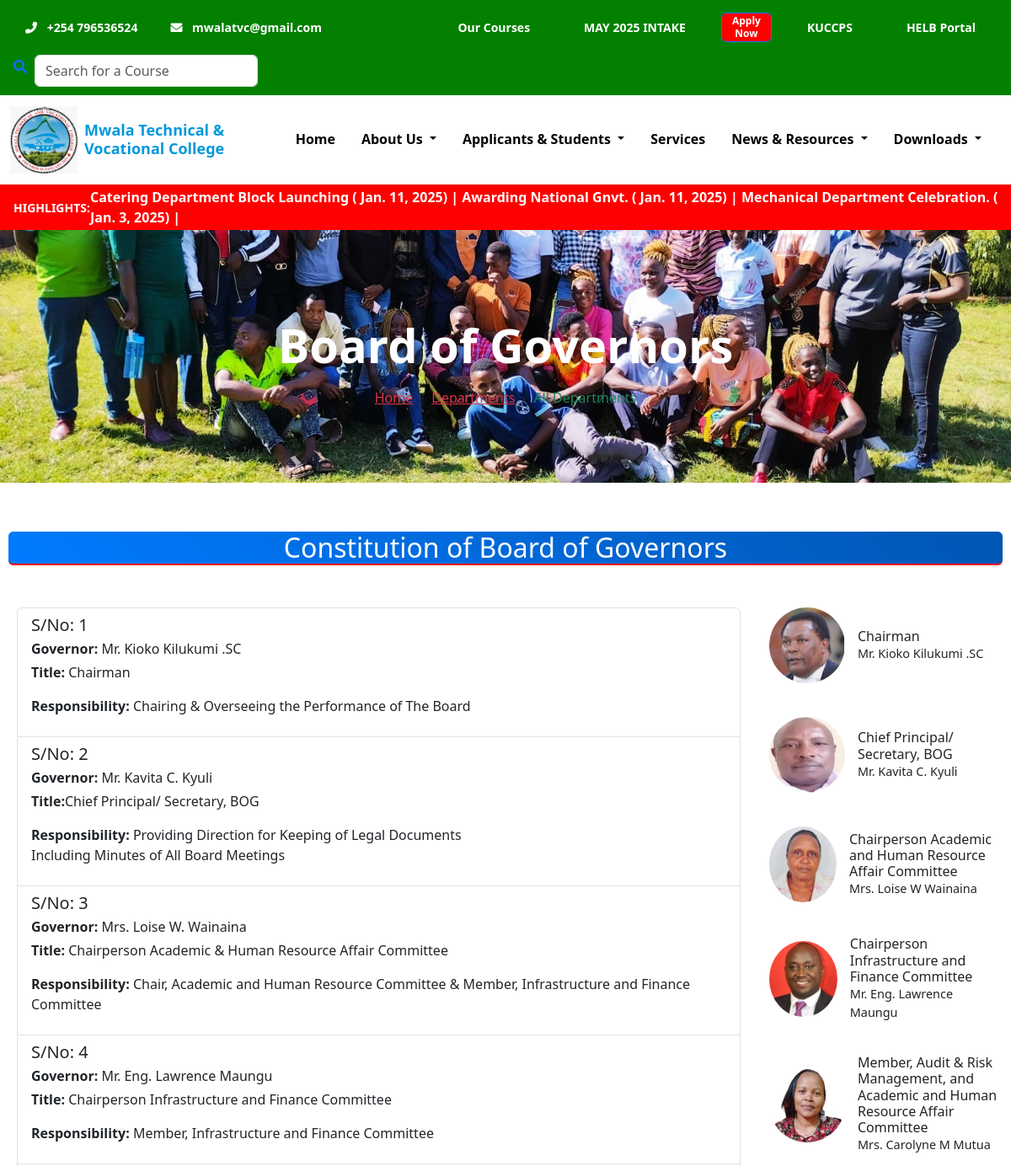
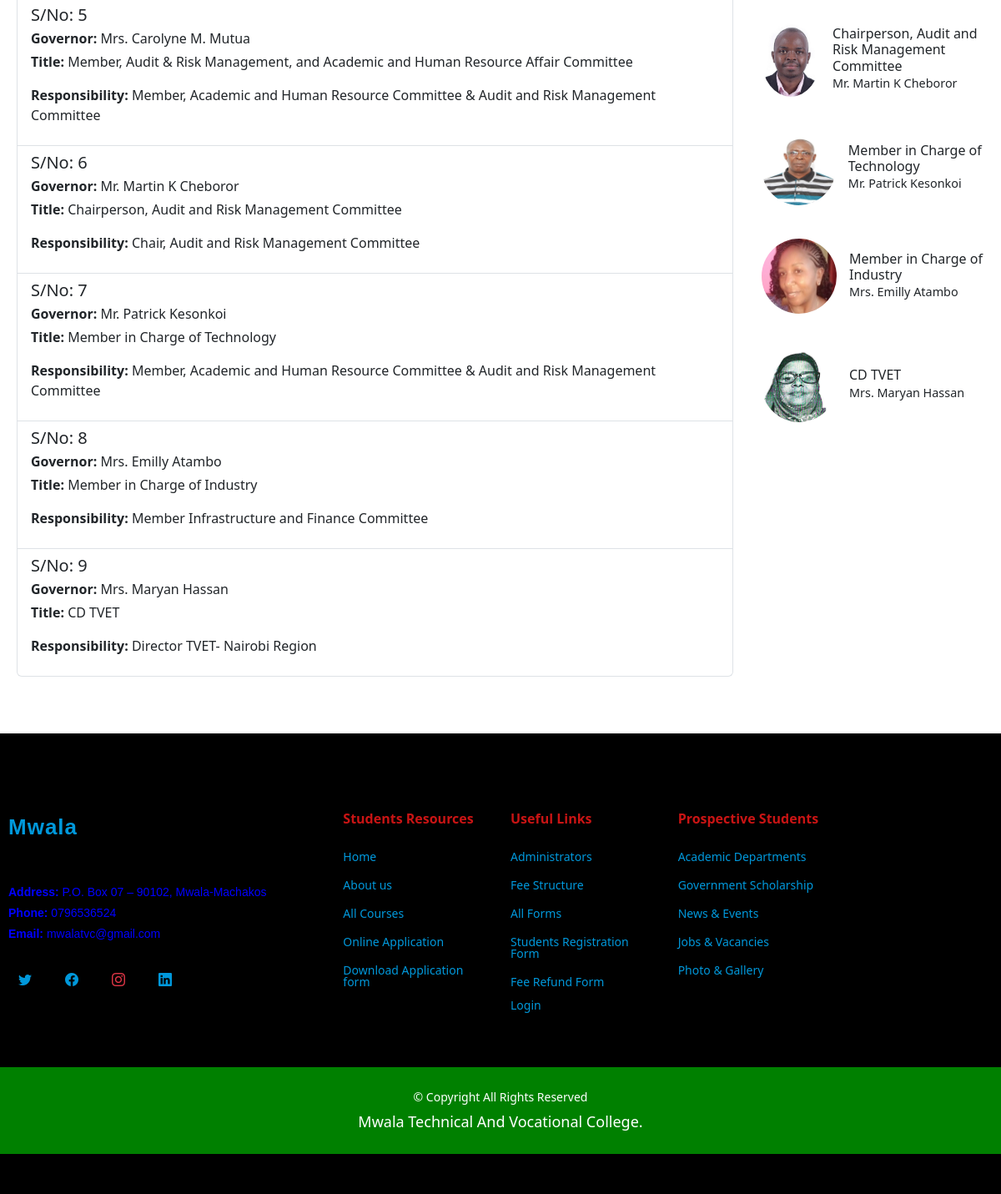
Page /bog/ on the committed database (2 pictures, top to bottom).
### mwala_app/models.py (models this page shows, shortened)
class News(models.Model):
    title = models.CharField(max_length=200)  # Title of the news
    description = RichTextUploadingField()  # Description of the news
    image = models.ImageField(upload_to='news/images/')  # Image file, stored in 'news/images/' directory
    video_attachment = models.FileField(upload_to='news/videos/', blank=True, null=True)  # Optional video attachment
    date = models.DateField()  # Date of the news

### mwala_app/views.py (the view)
# urls.py: path('bog/', views.Bog, name='bog'),
def Bog(request):
    return render(request, 'bog.html')

### mwala_app/context_processors.py (called while the page is built)
def supporting_department(request):
    supporting_departments = SupportingDepartment.objects.all()
    return {'supporting_departments': supporting_departments}

def academic_departments(request):
    departments = Department.objects.all()
    return {
        'departments': departments
    }

def studentAffairs(request):
    all_student_affairs = StudentAffairs.objects.all()
    return {'all_student_affairs': all_student_affairs}

def breaking_news(request):
    recent_news = News.objects.order_by('-date')[:5]
    return {'breaking_news': recent_news}

def courses_search(request):
    query = request.GET.get('q', '')  # Get the search query from the URL
    courses = Course.objects.all()  # Get all courses
    if query:
        courses = courses.filter(
            Q(course_name__icontains=query) | Q(description__icontains=query)
        )
    return {
        'courses': courses,
        'query': query,
    }

def administration_context(request):
    administrators = Administration.objects.all()
    admin_count = administrators.count()
    return {
        'administrators': administrators,
        'admin_count': admin_count,
    }

def news_context(request):
    limited_news = News.objects.all()[:3]
    news = News.objects.all()
    popular_news = News.objects.order_by('-date')[:5]
    recent_news = News.objects.order_by('-date')[:5]
    return {
        'news': news,
        'popular_news': popular_news,
        'recent_news': recent_news,
        'limited_news': limited_news,
    }

def collage_gallery_context(request):
    first_8_images = ImageGallery.objects.all()[:4]  # Fetch the first 4 images
    all_images = ImageGallery.objects.all()  # Fetch all images
    return {
        'first_8_images': first_8_images,
        'all_images': all_images,
    }

### templates/bog.html (shortened to what this page needs)
{% extends 'base.html' %}
{% load static %}
{% block content %}
<section class="breadcrumb-section text-white d-flex align-items-center"
style="background-image: url('{% static "assets/images/mwala_img3.jpg" %}'); height: 300px; background-size: cover; background-position: center;">
<div class="container">
<div class="row justify-content-center">
    <div class="col-lg-8 text-center">
        <div class="breadcrumb__text">
            <h1 class="display-4 fw-bold mb-3">Board of Governors</h1>
            <nav class="breadcrumb d-inline-flex bg-transparent p-0">
                <a href="{% url 'mwala_app:index' %}" class="breadcrumb-item text-danger">Home</a>
                <a href="{% url 'mwala_app:index' %}" class="breadcrumb-item text-danger">Departments</a>
                <span class="breadcrumb-item active text-success">All Departments</span>
            </nav>
        </div>
    </div>
</div>
</div>
</section>
<div class="container my-5">
    <div class="card-header text-white rounded mb-3" style="background-color: #0098DB; border-bottom: 2px solid red;">
        <h2 class="text-center mb-0">Constitution of Board of Governors</h2>
    </div>
    <div class="row">
    <div class="col-md-9">
        <div class="container mt-4">
            <div class="list-group">
                <div class="list-group-item">
                    <h5 class="mb-1">S/No: 1</h5>
                    <p class="mb-1"><strong>Governor:</strong> Mr. Kioko Kilukumi .SC</p>
                    <p><strong>Title:</strong> Chairman</p>
                    <p><strong>Responsibility:</strong> Chairing & Overseeing the Performance of The Board</p>
                </div>
                <div class="list-group-item">
                    <h5 class="mb-1">S/No: 2</h5>
                    <p class="mb-1"><strong>Governor:</strong> Mr. Kavita C. Kyuli</p>
                    <p><strong>Title:</strong>Chief Principal/ Secretary, BOG</p>
                    <p><strong>Responsibility:</strong> Providing Direction for Keeping of Legal Documents<br>Including Minutes of All Board Meetings</p>
                </div>
                <div class="list-group-item">
                    <h5 class="mb-1">S/No: 3</h5>
                    <p class="mb-1"><strong>Governor:</strong> Mrs. Loise W. Wainaina</p>
                    <p><strong>Title:</strong> Chairperson Academic & Human Resource Affair Committee</p>
                    <p><strong>Responsibility:</strong> Chair, Academic and Human Resource Committee & Member, Infrastructure and Finance Committee</p>
                </div>
                <div class="list-group-item">
                    <h5 class="mb-1">S/No: 4</h5>
                    <p class="mb-1"><strong>Governor:</strong> Mr. Eng. Lawrence Maungu</p>
                    <p><strong>Title:</strong> Chairperson Infrastructure and Finance Committee</p>
                    <p><strong>Responsibility:</strong> Member, Infrastructure and Finance Committee</p>
                </div>
                <div class="list-group-item">
                    <h5 class="mb-1">S/No: 5</h5>
                    <p class="mb-1"><strong>Governor:</strong> Mrs. Carolyne M. Mutua</p>
                    <p><strong>Title:</strong> Member, Audit & Risk Management, and Academic and Human Resource Affair Committee</p>
                    <p><strong>Responsibility:</strong> Member, Academic and Human Resource Committee & Audit and Risk Management Committee</p>
                </div>
                <div class="list-group-item">
                    <h5 class="mb-1">S/No: 6</h5>
                    <p class="mb-1"><strong>Governor:</strong> Mr. Martin K Cheboror</p>
                    <p><strong>Title:</strong> Chairperson, Audit and Risk Management Committee</p>
                    <p><strong>Responsibility:</strong> Chair, Audit and Risk Management Committee</p>
                </div>
                <div class="list-group-item">
                    <h5 class="mb-1">S/No: 7</h5>
                    <p class="mb-1"><strong>Governor:</strong> Mr. Patrick Kesonkoi</p>
                    <p><strong>Title:</strong> Member in Charge of Technology</p>
                    <p><strong>Responsibility:</strong> Member, Academic and Human Resource Committee & Audit and Risk Management Committee</p>
                </div>
                <div class="list-group-item">
                    <h5 class="mb-1">S/No: 8</h5>
                    <p class="mb-1"><strong>Governor:</strong> Mrs. Emilly Atambo</p>
                    <p><strong>Title:</strong> Member in Charge of Industry</p>
                    <p><strong>Responsibility:</strong> Member Infrastructure and Finance Committee</p>
                </div>
                <div class="list-group-item">
                    <h5 class="mb-1">S/No: 9</h5>
                    <p class="mb-1"><strong>Governor:</strong> Mrs. Maryan Hassan</p>
                    <p><strong>Title:</strong> CD TVET</p>
                    <p><strong>Responsibility:</strong> Director TVET- Nairobi Region</p>
                </div>
            </div>
        </div>
    </div>
<div class="col-md-3 mt-4 member-styles">
    <div class="member">
        <img src="{% static  'assets\images\chairman.png'  %}" alt="Kioko Kilukumi">
        <div>
            <h6>Chairman</h6>
            <p>Mr. Kioko Kilukumi .SC</p>
        </div>
    </div>
    <div class="member">
        <img src="{% static  'assets\images\secretarybog.jpg'  %}" alt="Principal/ Secretary, BOG">
        <div>
            <h6> Chief Principal/ Secretary, BOG</h6>
            <p>Mr. Kavita C. Kyuli</p>
        </div>
    </div>
    <div class="member">
        <img src="{% static 'assets\images\member_leadership.png' %}" alt="Loise W Wainaina">
        <div>
            <h6>Chairperson Academic and Human Resource Affair Committee </h6>
            <p> Mrs. Loise W Wainaina</p>
        </div>
    </div>
    <div class="member">
        <img src="{% static  'assets\images\incharge_finance.png'  %}" alt="Eng. Lawrence Maungu">
        <div>
            <h6>Chairperson Infrastructure and Finance Committee </h6>
            <p>Mr. Eng. Lawrence Maungu</p>
        </div>
    </div>
    <div class="member">
        <img src="{% static  'assets\images\incharge_ict.png'  %}" alt="Alice Mutai">
        <div>
            <h6>Member, Audit & Risk Management, and Academic and Human Resource Affair Committee</h6>
            <p>Mrs. Carolyne M Mutua</p>
        </div>
    </div>
    <div class="member">
        <img src="{% static  'assets\images\incharge_engineering.jpg'  %}" alt="Martin K Cheboror">
        <div>
            <h6>Chairperson, Audit and Risk Management Committee </h6>
            <p>Mr. Martin K Cheboror</p>
        </div>
    </div>
    <div class="member">
        <img src="{% static  'assets\images\technologybog.jpg'  %}" alt="Patrick Kesonkoi">
        <div>
            <h6>Member in Charge of Technology</h6>
            <p>Mr. Patrick Kesonkoi</p>
        </div>
    </div>
    <div class="member">
        <img src="{% static  'assets\images\industrybog.png'  %}" alt=" Emilly Atambo">
        <div>
            <h6>Member in Charge of Industry </h6>
            <p>Mrs. Emilly Atambo</p>
        </div>
    </div>
    <div class="member">
        <img src="{% static  'assets\images\directorbog.png'  %}" alt="Mrs. Maryan Hassan">
        <div>
            <h6>CD TVET</h6>
            <p>Mrs. Maryan Hassan</p>
        </div>
    </div>
</div>
    </div>
</div>
{% endblock %}

### templates/header.html (shortened to what this page needs)
{% load static %}
<header class="bg-light">
    <div class="main-nav d-flex justify-content-between align-items-center flex-wrap w-100">
        <div class="contact-info d-flex align-items-center">
            <a href="tel:+254712345678" class="text-white me-4">
                <i class="fas fa-phone-alt me-2"></i> +254 796536524
            </a>
            <a href="mailto:mwalatvc@gmail.com" class="text-white">
                <i class="fas fa-envelope me-2"></i> mwalatvc@gmail.com
            </a>
        </div>
        <nav class="nav-links">
            <a href="{% url 'mwala_app:allCourses' %}">Our Courses</a>
            <a href="{% url 'mwala_app:onlineApplication' %}">MAY 2025 INTAKE</a>
            <a href="{% url 'mwala_app:onlineApplication' %}" class="btn btn-danger move" style="font-size: 10px; color: white; background-color: red; text-align: center; margin:5px; font-size: 12px;">Apply Now</a>
            <a href="https://students.kuccps.net/login/">KUCCPS</a>
            <a href="https://portal.hef.co.ke/auth/signin" class="special-link">HELB Portal</a>
        </nav>
        <div class="nav-item-search d-flex align-items-center">
            <button id="searchToggle" class="btn btn-link p-0 me-2">
                <i class="fas fa-search"></i>
            </button>
            <form action="{% url 'mwala_app:allCourses' %}" method="get">
                <input type="text" name="q" id="searchInput" class="form-control search-input me-2" placeholder="Search for a Course" value="{{ query|default:'' }}">
            </form>
        </div>
    </div>
</header>
<header class="header sticky-top header-border">
    <nav class="navbar navbar-expand-lg navbar-light bg-white shadow-sm py-2">
        <div class="container-fluid">
            <a class="navbar-brand d-flex align-items-center text-decoration-none" href="{% url 'mwala_app:index' %}">
                <img src="{% static 'assets\images\mwala_logo.jpg' %}" alt="Mwala Logo" height="80px" width="80px" class="me-2">
                <span style="color: #0098DB; font-size: 18px; line-height: 1.2; font-weight: bold;">
                    Mwala Technical &<br>Vocational College
                </span>
            </a>
            <div class="collapse navbar-collapse" id="navbarNav">
                <ul class="navbar-nav ms-auto">
                    <li class="nav-item">
                        <a href="{% url 'mwala_app:index' %}" class="nav-link active">Home</a>
                    </li>
                    <li class="nav-item dropdown about position-static">
                        <a class="nav-link dropdown-toggle" href="#" id="aboutDropdown" role="button" data-bs-toggle="dropdown" aria-expanded="false">
                            About Us
                        </a>
                    </li>
                    <li class="nav-item dropdown applicant position-static">
                        <a class="nav-link dropdown-toggle" href="#" id="aboutDropdown" role="button" data-bs-toggle="dropdown" aria-expanded="false">
                            Applicants & Students
                        </a>
                    </li>
                    <li class="nav-item">
                        <a href="{% url 'mwala_app:mwalaServices' %}" class="nav-link active">Services</a>
                    </li>
                    <li class="nav-item dropdown resources position-static">
                        <a class="nav-link dropdown-toggle" href="#" id="aboutDropdown" role="button" data-bs-toggle="dropdown" aria-expanded="false">
                            News & Resources
                        </a>
                    </li>
                    <li class="nav-item dropdown download position-static">
                        <a class="nav-link dropdown-toggle" href="#" id="aboutDropdown" role="button" data-bs-toggle="dropdown" aria-expanded="false">
                            Downloads
                        </a>
                    </li>
                </ul>
            </div>
        </div>
    </nav>
</header>
<header>
    <div class="breaking-news">
        <span>HIGHLIGHTS:</span>
        <marquee behavior="scroll" direction="left" scrollamount="8">
            {% for news_item in breaking_news %}
               <a href="{% url 'mwala_app:newsEvents' %}" class="text-decoration-none text-white" >{{ news_item.title }} ( {{ news_item.date }}) |</a>
            {% endfor %}
        </marquee>
    </div>
</header>

### static/assets/images/css/main1.css (style rules this page uses)
.move { color: #fff; font-size: 1rem; background-color: #ff0000; border-color: #007bff; position: relative; animation: pulse 1.5s infinite; transition: all 0.3s ease; width: 8vw; height: 8vw; max-width: 60px; max-height: 35px; display: flex; align-items: center; justify-content: center; text-align: center; line-height: 1.2; }
#searchInput { display: none; width: 0; transition: width 0.3s ease, display 0s ease 0.3s; }
.breaking-news { background-color: red; color: white; font-weight: bold; display: flex; justify-content: space-between; align-items: center; padding: 3px 6px; }
.breaking-news span { margin-left: 10px; font-size: 14px; }
header { margin: 0; padding: 0; width: 100%; background-color: #f8f9fa; }
body { overflow-x: hidden; }
.main-nav { display: flex; flex-wrap: wrap; justify-content: center; align-items: center; padding: 10px 15px; background-color: hsl(118, 100%, 25%); }
.main-nav a { color: white; font-size: 14px; font-weight: bold; text-decoration: none; margin: 0 15px; transition: color 0.3s; }
.nav-item { position: relative; margin-right: 15px; }
.nav-links { display: flex; align-items: center; justify-content: center; flex-wrap: wrap; gap: 10px; }
.nav-links a { font-size: 14px; padding: 8px 12px; border-radius: 6px; text-decoration: none; color: inherit; background-color: transparent; transition: background-color 0.3s ease; }
#searchInput { display: block; width: 100%; margin-top: 10px; }
.container { padding: 10px; }
.contact-info { font-size: 16px; }
form .form-select, form .form-control { width: 100%; }
.row { display: flex; flex-wrap: wrap; }
.d-flex { display: flex; }
.form-control, .form-check-input { border-radius: .375rem; }
.container { max-width: 100%; margin-top: 30px; }
.card-header { background: linear-gradient(45deg, #007bff, #0056b3); color: white; }
.nav-item { margin-right: 15px; }
.nav-link { color: black; font-weight: bold; text-decoration: none; border-bottom: 3px solid transparent; transition: color 0.3s, border-bottom 0.3s; }
.member { display: flex; align-items: center; margin-bottom: 20px; }
.member img { width: 90px; height: 90px; border-radius: 50%; margin-right: 15px; }
.member h6 { margin: 0; font-size: 1rem; }
.member p { margin: 0; font-size: 0.9rem; }
.member-styles { min-height: 100%; }
.member-styles .member { padding-top: 10px; padding-bottom: 10px; }

### rows in the picture
News: title "Catering Department Block Launching", date "Jan. 11, 2025"
News: title "Awarding National Gnvt.", date "Jan. 11, 2025"
News: title "Mechanical Department Celebration.", date "Jan. 3, 2025"
